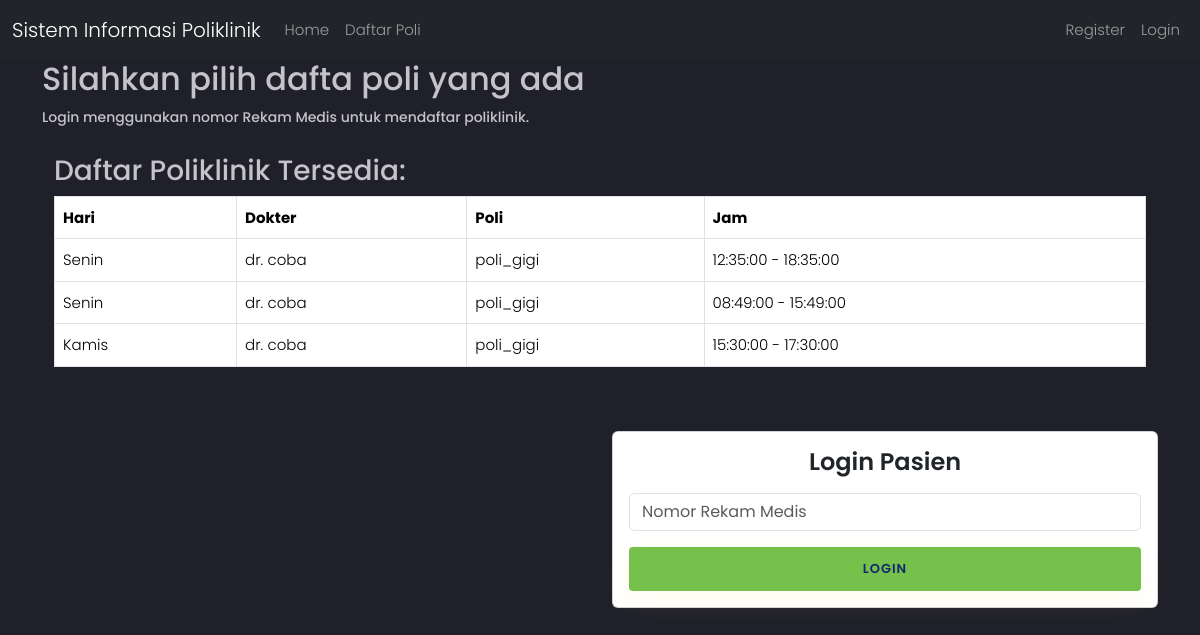
Page /daftarpoli.php on the committed database.
### tables this page shows
CREATE TABLE `jadwal_periksa` (
  `id` int(11) UNSIGNED NOT NULL,
  `id_dokter` int(11) UNSIGNED NOT NULL,
  `hari` enum('Senin','Selasa','Rabu','Kamis','Jumat','Sabtu') NOT NULL,
  `jam_mulai` time NOT NULL,
  `jam_selesai` time NOT NULL
);

CREATE TABLE `dokter` (
  `id` int(11) UNSIGNED NOT NULL,
  `nama` varchar(255) NOT NULL,
  `alamat` varchar(255) NOT NULL,
  `no_hp` varchar(50) NOT NULL,
  `id_poli` int(11) UNSIGNED NOT NULL,
  `nip` varchar(50) NOT NULL,
  `password` varchar(255) NOT NULL
);

CREATE TABLE `poli` (
  `id` int(11) UNSIGNED NOT NULL,
  `nama_poli` varchar(25) NOT NULL,
  `keterangan` text NOT NULL
);

### daftarpoli.php (the view, shortened to what this page needs)
<?php
include('koneksi.php');
?>
<!DOCTYPE html>
<html lang="en">
<head>
    <link href="https://cdn.jsdelivr.net/npm/bootstrap@5.3.2/dist/css/bootstrap.min.css" rel="stylesheet">
</head>
<body>
    <nav class="navbar navbar-expand-lg navbar-dark bg-dark">
        <div class="container-fluid">
            <a class="navbar-brand" href="#">Sistem Informasi Poliklinik</a>
            <div class="collapse navbar-collapse" id="navbarNavDropdown">
                <ul class="navbar-nav">
                    <li class="nav-item">
                        <a class="nav-link" aria-current="page" href="index.php">Home</a>
                    </li>
                </ul>
                <ul class="navbar-nav">
                    <li class="nav-item">
                        <a class="nav-link" aria-current="page" href="daftarpoli.php">Daftar Poli</a>
                    </li>
                </ul>
                <ul class="navbar-nav ms-auto">
                        <li class="nav-item">
                            <a class="nav-link" href="index.php?page=registerUser">Register</a>
                        </li>
                        <li class="nav-item">
                            <a class="nav-link" href="index.php?page=loginUser">Login</a>
                        </li>
                    </ul>
            </div>
        </div>
    </nav>
    <main role="main" class="container">
    <link rel="stylesheet" type="text/css" href="style.css">
    <?php
    if (isset($_SESSION['no_rm'])) {
        $nomor_rm = $_SESSION['no_rm'];
        $queryGetNama = "SELECT nama FROM pasien WHERE no_rm = '$nomor_rm'";
        $queryGetId = "SELECT id FROM pasien WHERE no_rm = '$nomor_rm'";
        $resultGetNama = $mysqli->query($queryGetNama);
        $resultGetId = $mysqli->query($queryGetId);
        if ($resultGetNama) {
            $rowNama = $resultGetNama->fetch_assoc();
            $rowId = $resultGetId->fetch_assoc();
            $nama_pasien = $rowNama['nama'];
            $id_pasien = $rowId['id'];
            echo "<h2>Selamat Datang Dihalaman Daftar Poli</h2>";
            echo "<p>Halloo, " . $nama_pasien . "!</p>";
            echo "<p>Nomor Rekam medis mu adalah : " . $nomor_rm . "</p>";
            $queryDaftarPoli = "SELECT jadwal_periksa.id, jadwal_periksa.hari, jadwal_periksa.jam_mulai, jadwal_periksa.jam_selesai, poli.nama_poli, dokter.nama
            FROM jadwal_periksa
            INNER JOIN dokter ON jadwal_periksa.id_dokter = dokter.id
            INNER JOIN poli ON dokter.id_poli = poli.id";
            $resultDaftarPoli = $mysqli->query($queryDaftarPoli);
            if ($resultDaftarPoli) {
                echo "<div class='container'>";
                echo "<h3 class='mt-4'>Daftar Poliklinik Tersedia:</h3>";
                echo "<div class='table-responsive'>";
                echo "<table class='table table-bordered'>";
                echo "<thead>
                        <tr>
                            <th scope='col'>Hari</th>
                            <th scope='col'>Dokter</th>
                            <th scope='col'>Poli</th>
                            <th scope='col'>Jam</th>";
                if (isset($_SESSION['no_rm'])) {
                    echo "<th scope='col'>Daftar</th>";
                }
                echo "</tr>
                      </thead>";
                echo "<tbody>";
                while ($row = $resultDaftarPoli->fetch_assoc()) {
                    echo "<tr>";
                    echo "<td>" . $row['hari'] . "</td>";
                    echo "<td>" . $row['nama'] . "</td>";
                    echo "<td>" . $row['nama_poli'] . "</td>";
                    echo "<td>" . $row['jam_mulai'] . " - " . $row['jam_selesai'] . "</td>";
                    if (isset($_SESSION['no_rm'])) {
                        echo "<td><a href='pendataanpoli.php?id_pasien=" . $id_pasien . "&id_jadwal=" . $row['id'] . "' class='btn btn-primary'>Pilih</a></td>";
                    }
                    echo "</tr>";
                }
                echo "</tbody>";
                echo "</table>";
                echo "</div>";
                echo "</div>";
            } else {
                echo "Terjadi kesalahan saat mengambil data daftar poliklinik: " . $mysqli->error;
            }
        } else {
            echo "Terjadi kesalahan saat mengambil data nama pasien: " . $mysqli->error;
        }
    } else {
        echo "<h2>Silahkan pilih dafta poli yang ada</h2>";
        echo "<p>Login menggunakan nomor Rekam Medis untuk mendaftar poliklinik.</p>";
        $queryDaftarPoli = "SELECT jadwal_periksa.id, jadwal_periksa.hari, jadwal_periksa.jam_mulai, jadwal_periksa.jam_selesai, poli.nama_poli, dokter.nama
        FROM jadwal_periksa
        INNER JOIN dokter ON jadwal_periksa.id_dokter = dokter.id
        INNER JOIN poli ON dokter.id_poli = poli.id";
        $resultDaftarPoli = $mysqli->query($queryDaftarPoli);
        if ($resultDaftarPoli) {
            echo "<div class='container'>";
            echo "<h3 class='mt-4'>Daftar Poliklinik Tersedia:</h3>";
            echo "<div class='table-responsive'>";
            echo "<table class='table table-bordered'>";
            echo "<thead>
                    <tr>
                        <th scope='col'>Hari</th>
                        <th scope='col'>Dokter</th>
                        <th scope='col'>Poli</th>
                        <th scope='col'>Jam</th>";
            echo "</tr>
                  </thead>";
            echo "<tbody>";
            while ($row = $resultDaftarPoli->fetch_assoc()) {
                echo "<tr>";
                echo "<td>" . $row['hari'] . "</td>";
                echo "<td>" . $row['nama'] . "</td>";
                echo "<td>" . $row['nama_poli'] . "</td>";
                echo "<td>" . $row['jam_mulai'] . " - " . $row['jam_selesai'] . "</td>";
                echo "</tr>";
            }
            echo "</tbody>";
            echo "</table>";
            echo "</div>";
            echo "</div>";
        } else {
            echo "Terjadi kesalahan saat mengambil data daftar poliklinik: " . $mysqli->error;
        }
    }
    ?>
</main>
    <div class="container mt-5">
        <div class="row justify-content-end">
            <div class="col-12 col-sm-8 col-md-6">
                <div class="card p-3" id="form1">
                    <div class="form-data">
                        <?php
                        if (!isset($_SESSION['no_rm'])) {
                            echo "<h4 class='text-center mb-3'>Login Pasien</h4>";
                            echo "<form method='POST' action='daftarpoli.php'>";
                            echo "<div class='mb-3'>";
                            echo "<input type='text' name='no_rm' class='form-control' required placeholder='Nomor Rekam Medis'>";
                            echo "</div>";
                            echo "<div class='text-center'>";
                            echo "<button type='submit' class='btn btn-primary w-100'>Login</button>";
                            echo "</div>";
                            echo "</form>";
                        } else {
                            echo "<h4 class='text-center mb-3'>Logout Pasien</h4>";
                            echo "<form method='POST' action=''>";
                            echo "<input type='hidden' name='logout' value='true'>";
                            echo "<button type='submit' class='nav-link btn btn-primary w-100'>Logout</button>";
                            echo "</form>";
                        }
                        ?>
                    </div>
                </div>
            </div>
        </div>
    </div>
</body>
</html>

### style.css (style rules this page uses)
body { font-family: 'Poppins', sans-serif; font-weight: 300; font-size: 15px; line-height: 1.7; color: #c4c3ca; background-color: #1f2029; overflow-x: hidden; }
a { cursor: pointer; transition: all 200ms linear; }
p { font-weight: 500; font-size: 14px; line-height: 1.7; }
h4 { font-weight: 600; }
.btn { border-radius: 4px; height: 44px; font-size: 13px; font-weight: 600; text-transform: uppercase; -webkit-transition : all 200ms linear; transition: all 200ms linear; padding: 0 30px; letter-spacing: 1px; display: -webkit-inline-flex; display: -ms-inline-flexbox; display: inline-flex; -webkit-align-items: center; -moz-align-items: center; -ms-align-items: center; align-items: center; -webkit-justify-content: center; -moz-justify-content: center; -ms-justify-content: center; justify-content: center; -ms-flex-pack: center; text-align: center; border: none; background-color: #75c14c; color: #102770; box-shadow: 0 8px 24px 0 rgba(255,235,167,.2); }

### rows in the picture
jadwal_periksa: hari "Senin", id_dokter.nama "dr. coba", poli.nama_poli "poli_gigi", jam_mulai "12:35:00", jam_selesai "18:35:00"
jadwal_periksa: hari "Senin", id_dokter.nama "dr. coba", poli.nama_poli "poli_gigi", jam_mulai "08:49:00", jam_selesai "15:49:00"
jadwal_periksa: hari "Kamis", id_dokter.nama "dr. coba", poli.nama_poli "poli_gigi", jam_mulai "15:30:00", jam_selesai "17:30:00"
